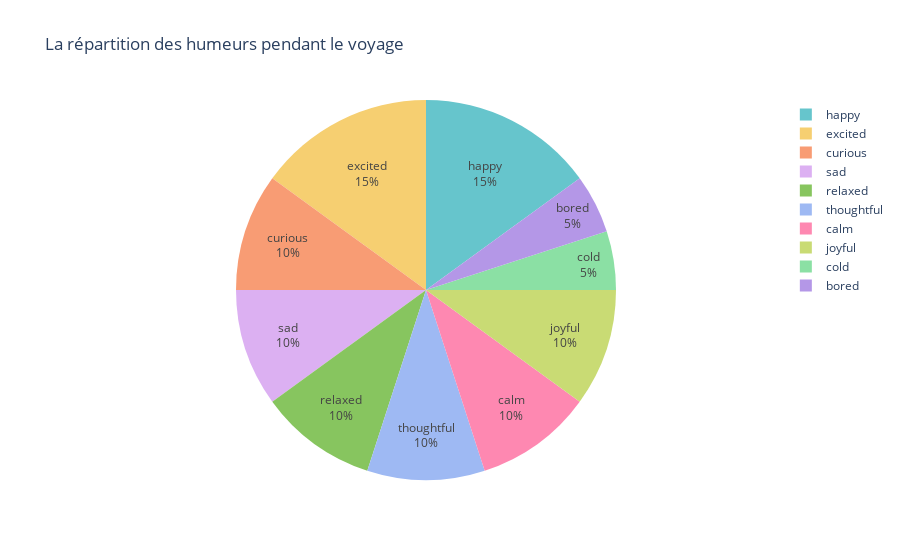

Notebook cell for this chart:
### Markdown cell above
**TODO**

- Créer un graphique en camembert basé sur la répartition des humeurs (colonne mood)
- Afficher les pourcentages sur chaque tranche
- Afficher le graphique

### Code cell
# Write your code here

# répartition des humeurs : 
mood_count = df_trips_ploty["mood"].value_counts(). reset_index()

# Créer un graphique sur la répartition des humeurs :
fig = px.pie (
    mood_count,
    names = "mood",
    values = "count",
    title = " La répartition des humeurs pendant le voyage",
    color_discrete_sequence=px.colors.qualitative.Pastel,
)

# Afficher les pourcentages sur chaque tranche:
fig.update_traces(textinfo='percent+label')

# Afficher le graohique :
fig.show()

### Figure 1 — Plotly figure (JSON) as saved in the notebook; plotly's stock layout.template omitted (floating-point values rounded to 4 significant figures)
{"data": [{"domain": {"x": [0, 1], "y": [0, 1]}, "hovertemplate": "mood=%{label}<br>count=%{value}<extra></extra>", "labels": ["happy", "excited", "curious", "sad", "relaxed", "thoughtful", "calm", "joyful", "cold", "bored"], "legendgroup": "", "name": "", "showlegend": true, "textinfo": "percent+label", "type": "pie", "values": [3, 3, 2, 2, 2, 2, 2, 2, 1, 1]}], "layout": {"legend": {"tracegroupgap": 0}, "piecolorway": ["rgb(102, 197, 204)", "rgb(246, 207, 113)", "rgb(248, 156, 116)", "rgb(220, 176, 242)", "rgb(135, 197, 95)", "rgb(158, 185, 243)", "rgb(254, 136, 177)", "rgb(201, 219, 116)", "rgb(139, 224, 164)", "rgb(180, 151, 231)", "rgb(179, 179, 179)"], "title": {"text": " La répartition des humeurs pendant le voyage"}}}
